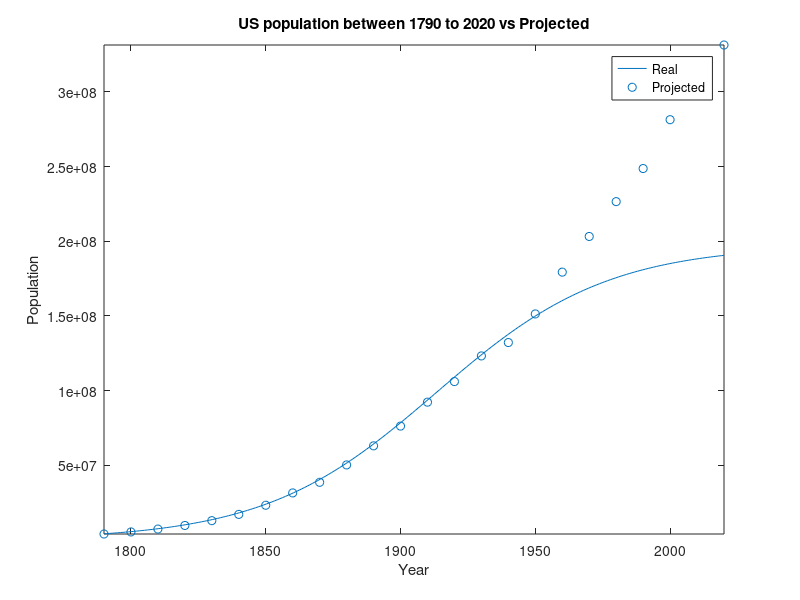

The MATLAB source for this figure:
%############################################################################
% <Lab 3>
%
% Course: ENSC 180 Introduction to Engineering Analysis
% Instructor: Dr. Herbert H. Tsang
% Description: Population vs years between 1790 and 2020 of USA
% Due date: < 31/01/2023
%
% Author: Darren Lai
% Input: None
% Output: population vs year
% I pledge that I have completed the programming assignment independently.
% I have not copied the code from a student or any source.
% I have not given my code to any student.
%
% Sign here: Darren Lai
%############################################################################
e=exp(1)

t = linspace(1790, 2020, 230);
p = 197273000./(1 + e.^(-0.03134*(t - 1913.25)));
plot(t,p)

hold on

t_data = 1790:10:2020;
Populations = [3929214, ...
    5308483, ...
    7239881, ...
    9638453, ...
    12866020, ...
    17069453, ...
    23191876, ...
    31443321, ...
    38558371, ...
    50189209, ...
    62979766, ...
    76212168, ...
    92228496, ...
    106021537, ...
    123202624, ...
    132164569, ...
    151325798, ...
    179323175, ...
    203211926, ...
    226545805, ...
    248709873, ...
    281421906, ...
    308745538, ...
    331449281];

scatter(t_data,Populations)
 
title('US population between 1790 to 2020 vs Projected')
legend('Real', 'Projected')

xlabel('Year')
ylabel('Population')
axis tight

%This script compares the real data of the US population and the projected
%data of the population between the years 1790 to 2020


